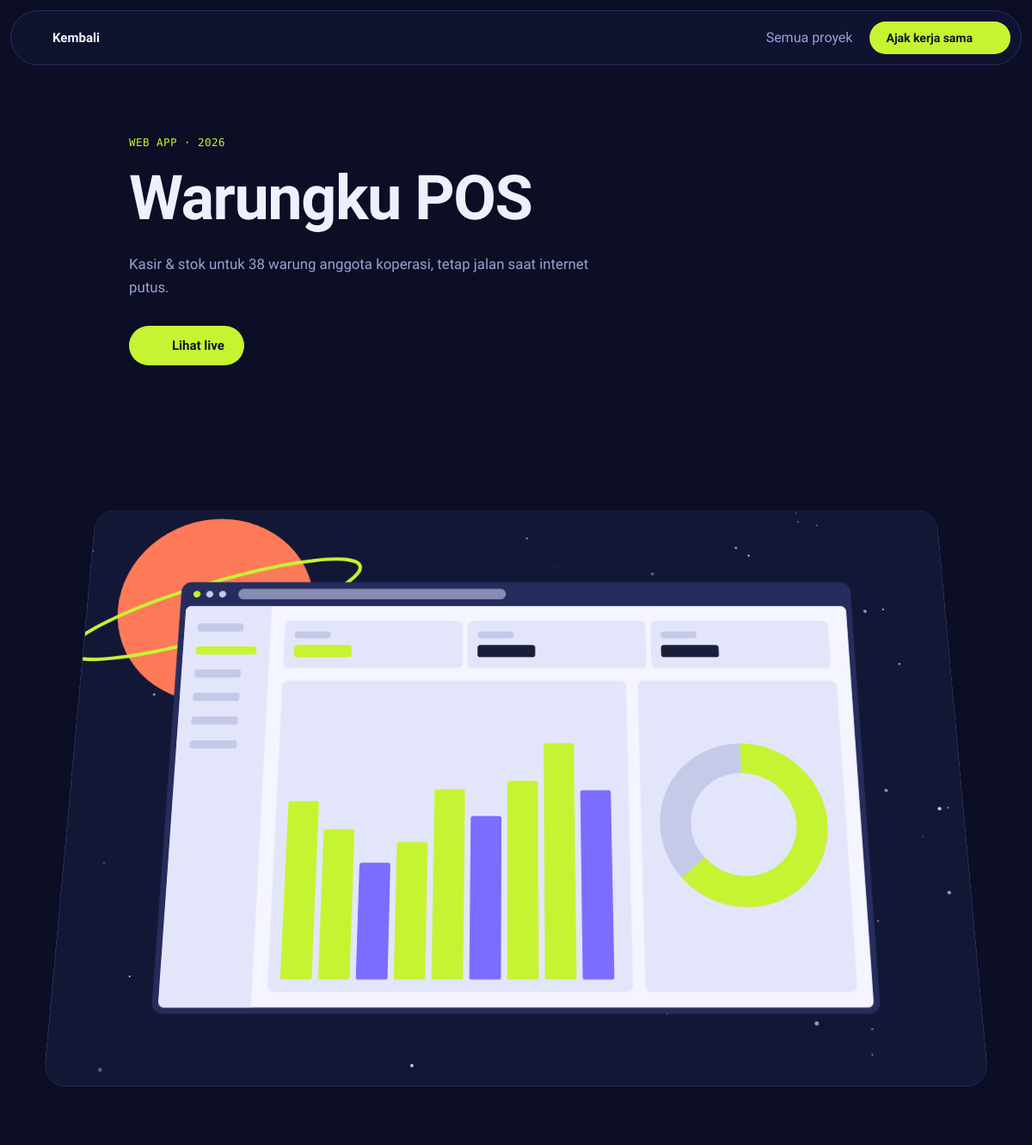
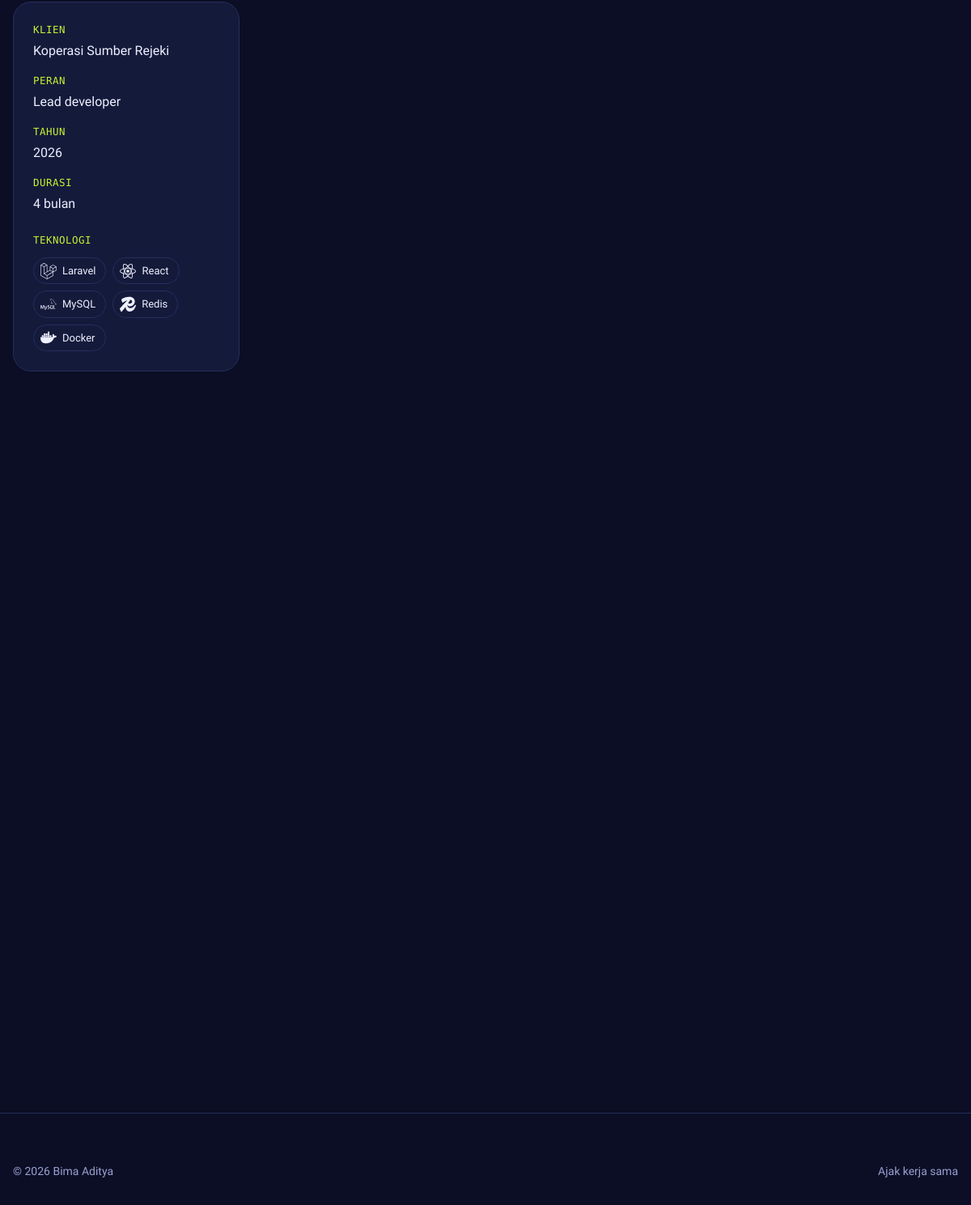
The app's page /index.php?page=proyek&slug=warungku-pos with its own data (2 pictures, top to bottom).
### tables this page shows
CREATE TABLE proyek (
  id INT AUTO_INCREMENT PRIMARY KEY,
  judul VARCHAR(150) NOT NULL,
  slug VARCHAR(90) NOT NULL UNIQUE,
  kategori VARCHAR(50) NOT NULL,
  ringkasan VARCHAR(255) NOT NULL DEFAULT '',
  isi TEXT NOT NULL,
  cover VARCHAR(255) NOT NULL DEFAULT '',
  klien VARCHAR(100) NOT NULL DEFAULT '',
  peran VARCHAR(100) NOT NULL DEFAULT '',
  tahun SMALLINT UNSIGNED NOT NULL,
  durasi VARCHAR(40) NOT NULL DEFAULT '',
  link_demo VARCHAR(255) NOT NULL DEFAULT '',
  link_repo VARCHAR(255) NOT NULL DEFAULT '',
  unggulan TINYINT(1) NOT NULL DEFAULT 0,
  tampil TINYINT(1) NOT NULL DEFAULT 1,
  urutan INT NOT NULL DEFAULT 0,
  dilihat INT UNSIGNED NOT NULL DEFAULT 0,
  created_at DATETIME NOT NULL DEFAULT CURRENT_TIMESTAMP,
  updated_at DATETIME NOT NULL DEFAULT CURRENT_TIMESTAMP ON UPDATE CURRENT_TIMESTAMP,
  INDEX (tampil, urutan)
);

CREATE TABLE teknologi (
  id INT AUTO_INCREMENT PRIMARY KEY,
  nama VARCHAR(60) NOT NULL,
  logo VARCHAR(40) NOT NULL DEFAULT '',
  kategori VARCHAR(40) NOT NULL DEFAULT 'Tools',
  level TINYINT UNSIGNED NOT NULL DEFAULT 70,
  unggulan TINYINT(1) NOT NULL DEFAULT 0,
  urutan INT NOT NULL DEFAULT 0
);

### includes/data.php (called while the page is built, shortened)
<?php
function data_proyek(string $slug): ?array
{
    $p = q('SELECT * FROM proyek WHERE slug = ? AND tampil = 1', [$slug])->fetch();
    if (!in_array($p['id'], $_SESSION['lihat'], true)) {
        q('UPDATE proyek SET dilihat = dilihat + 1 WHERE id = ?', [$p['id']]);
    }
    catat_kunjungan();
    $p['tek'] = q('SELECT t.* FROM proyek_teknologi pt JOIN teknologi t ON t.id = pt.teknologi_id WHERE pt.proyek_id = ? ORDER BY t.urutan', [$p['id']])->fetchAll();
    $p['galeri'] = q('SELECT * FROM proyek_gambar WHERE proyek_id = ? ORDER BY urutan, id', [$p['id']])->fetchAll();
    $semua = q('SELECT id, judul, slug, cover, kategori FROM proyek WHERE tampil = 1 ORDER BY urutan, id')->fetchAll();
    $i = array_search($p['id'], array_column($semua, 'id'));
    $n = count($semua);
    $p['sebelum'] = $n > 1 ? $semua[($i - 1 + $n) % $n] : null;
    $p['berikut'] = $n > 1 ? $semua[($i + 1) % $n] : null;
    return $p;
}

### pages/proyek.php (the view, shortened to what this page needs)
<?php
require ROOT . '/includes/data.php';
$p = data_proyek((string) ($_GET['slug'] ?? ''));
$s = setting();
$info = array_filter(['Klien' => $p['klien'] ?: 'Proyek pribadi', 'Peran' => $p['peran'], 'Tahun' => $p['tahun'], 'Durasi' => $p['durasi']]);
?>
<!DOCTYPE html>
<html lang="id">
<head>
    <link rel="stylesheet" href="assets/css/site.css">
</head>
<body class="detail">
<header class="nav solid">
    <a href="index.php" class="brand"><?= icon('arrow-left', 20) ?><span>Kembali</span></a>
    <nav class="links"><a href="index.php#proyek">Semua proyek</a><a href="index.php#kontak" class="btn btn-acc">Ajak kerja sama <?= icon('arrow-up-right', 16) ?></a></nav>
</header>
<main>
    <section class="wrap d-hero">
        <p class="kicker mono"><?= e($p['kategori']) ?> &middot; <?= $p['tahun'] ?></p>
        <h1><?= e($p['judul']) ?></h1>
        <p class="lead"><?= e($p['ringkasan']) ?></p>
        <div class="d-links">
            <?php if ($u = link_aman($p['link_demo'])): ?><a class="btn btn-acc" href="<?= e($u) ?>" target="_blank" rel="noopener"><?= icon('external-link', 18) ?> Lihat live</a><?php endif; ?>
        </div>
    </section>
    <div class="d-cover-stage"><figure class="d-cover" id="dcover"><img src="<?= e(gambar($p['cover'])) ?>" alt="<?= e($p['judul']) ?>"></figure></div>
    <section class="wrap d-body">
        <aside class="d-side">
            <dl><?php foreach ($info as $k => $v): ?><dt class="mono"><?= $k ?></dt><dd><?= e($v) ?></dd><?php endforeach; ?></dl>
            <?php if ($p['tek']): ?><p class="mono side-h">Teknologi</p><ul class="d-tek"><?php foreach ($p['tek'] as $t): ?><li><?= logo($t['logo'], 20, $t['nama']) ?> <?= e($t['nama']) ?></li><?php endforeach; ?></ul><?php endif; ?>
        </aside>
    </section>
    <?php if ($p['galeri']): ?>
    <section class="wrap">
        <div class="gallery">
        </div>
    </section>
    <?php endif; ?>
    <?php if ($p['berikut']): ?>
    <nav class="wrap d-next">
    </nav>
    <?php endif; ?>
</main>
<footer class="foot"><div class="wrap foot-row"><span>&copy; <?= date('Y') ?> <?= e($s['nama']) ?></span><a href="index.php#kontak">Ajak kerja sama</a></div></footer>
</body>
</html>

### includes/bootstrap.php (shortened to what this page needs)
<?php
function db(): PDO
{
    static $pdo = null;
    if ($pdo === null) {
        $c = require ROOT . '/config/database.php';
        $pdo = new PDO("mysql:host={$c['host']};port={$c['port']};dbname={$c['database']};charset=utf8mb4", $c['username'], $c['password'], [
            PDO::ATTR_ERRMODE => PDO::ERRMODE_EXCEPTION,
            PDO::ATTR_DEFAULT_FETCH_MODE => PDO::FETCH_ASSOC,
            PDO::ATTR_EMULATE_PREPARES => false,
        ]);
        $pdo->exec("SET time_zone = '+07:00'");
    }
    return $pdo;
}
function q(string $sql, array $params = []): PDOStatement
{
    $st = db()->prepare($sql);
    $st->execute($params);
    return $st;
}
function e($v): string { return htmlspecialchars((string) $v, ENT_QUOTES, 'UTF-8'); }
function setting(?string $k = null, string $default = '')
{
    static $s = null;
    if ($s === null) $s = q('SELECT kunci, nilai FROM pengaturan')->fetchAll(PDO::FETCH_KEY_PAIR);
    if ($k === null) return $s;
    return (string) ($s[$k] ?? $default);
}
function link_aman(?string $u): string
{
    $u = trim((string) $u);
    return preg_match('#^https?://#i', $u) ? $u : '';
}
function gambar(?string $f, string $cadangan = 'assets/img/kosong.svg'): string
{
    return str_starts_with($f, 'assets/img/') ? $f : UPLOAD_URL . $f;
}
function icon(string $name, int $size = 18, string $cls = 'ic'): string
{
    static $ic = null;
    $ic ??= require __DIR__ . '/icons.php';
    return '<svg class="' . $cls . '" width="' . $size . '" height="' . $size . '" viewBox="0 0 24 24" fill="none" stroke="currentColor" stroke-width="1.8" stroke-linecap="round" stroke-linejoin="round" aria-hidden="true">' . ($ic[$name] ?? '') . '</svg>';
}
function daftar_logo(): array
{
    static $l = null;
    return $l ??= require __DIR__ . '/logos.php';
}
function logo(?string $key, int $size = 28, string $nama = ''): string
{
    $l = daftar_logo()[$key ?? ''] ?? null;
    return '<svg class="logo" width="' . $size . '" height="' . $size . '" viewBox="0 0 24 24" fill="currentColor" role="img" aria-label="' . e($l[0]) . '"><path d="' . $l[1] . '"/></svg>';
}
function catat_kunjungan(): void
{
    $hari = date('Y-m-d');
    q('INSERT INTO kunjungan (tanggal, jumlah) VALUES (?, 1) ON DUPLICATE KEY UPDATE jumlah = jumlah + 1', [$hari]);
}

### assets/css/site.css (style rules this page uses)
:root { --bg:#0b0e24;--bg2:#11153a;--surface:#141a3a;--line:#262d5e;--ink:#eef0ff;--muted:#9aa1d4; --acc:#c6f432;--acc2:#7c6cff;--on-acc:#11142c; --f-head:'Unbounded',sans-serif;--f-body:'Sora',sans-serif;--f-mono:'Martian Mono',ui-monospace,monospace; --wrap:1240px;--r:22px; }
*,*::before,*::after { box-sizing:border-box }
html { scroll-behavior:smooth;-webkit-text-size-adjust:100%;overflow-x:clip }
body { margin:0;background:var(--bg);color:var(--ink);font:16px/1.65 var(--f-body);overflow-x:clip }
img { max-width:100%;display:block }
a { color:inherit }
h1,h2,h3,h4 { font-family:var(--f-head);line-height:1.12;margin:0;letter-spacing:-.02em }
.mono { font-family:var(--f-mono);font-size:.78rem;letter-spacing:.04em;text-transform:uppercase }
.wrap { width:min(var(--wrap),100% - 32px);margin-inline:auto }
.ic { flex:none }
section { position:relative }
main { overflow-x:clip }
.btn { display:inline-flex;align-items:center;gap:9px;padding:13px 22px;border-radius:99px;font:600 15px var(--f-body);text-decoration:none;border:1.5px solid transparent;cursor:pointer;transition:transform .2s,background .2s,color .2s;white-space:nowrap }
.btn-acc { background:var(--acc);color:var(--on-acc) }
.nav { position:fixed;top:14px;left:50%;transform:translateX(-50%);width:min(var(--wrap),100% - 24px);z-index:50;display:flex;align-items:center;gap:18px;padding:10px 12px 10px 18px;border-radius:99px;transition:background .3s,border-color .3s;border:1px solid transparent }
.nav.scrolled,.nav.solid { background:#0f1330;border-color:var(--line) }
.brand { display:flex;align-items:center;gap:10px;text-decoration:none;font:700 15px var(--f-head) }
.links { margin-left:auto;display:flex;align-items:center;gap:6px }
.links a:not(.btn) { text-decoration:none;padding:8px 14px;border-radius:99px;color:var(--muted);font-weight:500 }
.links .btn { padding:10px 18px;font-size:14px }
.kicker { color:var(--acc);margin:0 0 14px }
.lead { font-size:clamp(16px,1.4vw,19px);color:var(--muted);max-width:560px;margin:22px 0 30px }
.foot { border-top:1px solid var(--line);padding:60px 0 30px;background:var(--bg) }
.foot-row { display:flex;justify-content:space-between;gap:12px;flex-wrap:wrap;color:var(--muted);font-size:14px }
.foot-row a { display:inline-flex;align-items:center;gap:6px;text-decoration:none }
body.detail .nav { position:sticky;top:0;transform:none;left:auto;margin:12px auto 0 }
.d-hero { padding:80px 0 40px;max-width:900px }
.d-hero h1 { font-size:clamp(36px,6vw,80px);font-weight:800 }
.d-links { display:flex;gap:12px;flex-wrap:wrap }
.d-cover-stage { perspective:1600px;width:min(1320px,100% - 32px);margin:20px auto 70px }
.d-cover { margin:0;border-radius:28px;overflow:hidden;border:1px solid var(--line);transform:rotateX(22deg) scale(.92);transform-origin:50% 100%;transition:transform .1s linear }
.d-body { display:grid;grid-template-columns:280px 1fr;gap:60px;align-items:start }
.d-side { position:sticky;top:100px;border:1px solid var(--line);border-radius:var(--r);padding:24px;background:var(--surface) }
.d-side dl { margin:0 }
.d-side dt { color:var(--acc);margin-top:14px }
.d-side dt:first-child { margin-top:0 }
.d-side dd { margin:2px 0 0;font-weight:500 }
.side-h { color:var(--acc);margin:22px 0 10px }
.d-tek { list-style:none;padding:0;margin:0;display:flex;flex-wrap:wrap;gap:8px }
.d-tek li { display:flex;align-items:center;gap:7px;border:1px solid var(--line);border-radius:99px;padding:5px 12px 5px 8px;font-size:13px }
.gallery { display:grid;grid-template-columns:repeat(2,1fr);gap:22px;margin:80px 0;perspective:1000px }
.d-next { display:grid;grid-template-columns:1fr 1fr;gap:18px;margin-bottom:80px }

### records on screen
proyek: kategori "WEB APP", tahun "2026", judul "Warungku POS", ringkasan "Kasir & stok untuk 38 warung anggota koperasi, tetap jalan saat internet putus.", cover (picture), klien "Koperasi Sumber Rejeki", peran "Lead developer", durasi "4 bulan"
teknologi: nama "Laravel"
teknologi: nama "React"
teknologi: nama "MySQL"
teknologi: nama "Redis"
teknologi: nama "Docker"

### other values on screen
$k "KLIEN"
$k "PERAN"
$k "TAHUN"
$k "DURASI"
$s['nama'] "Bima Aditya"
